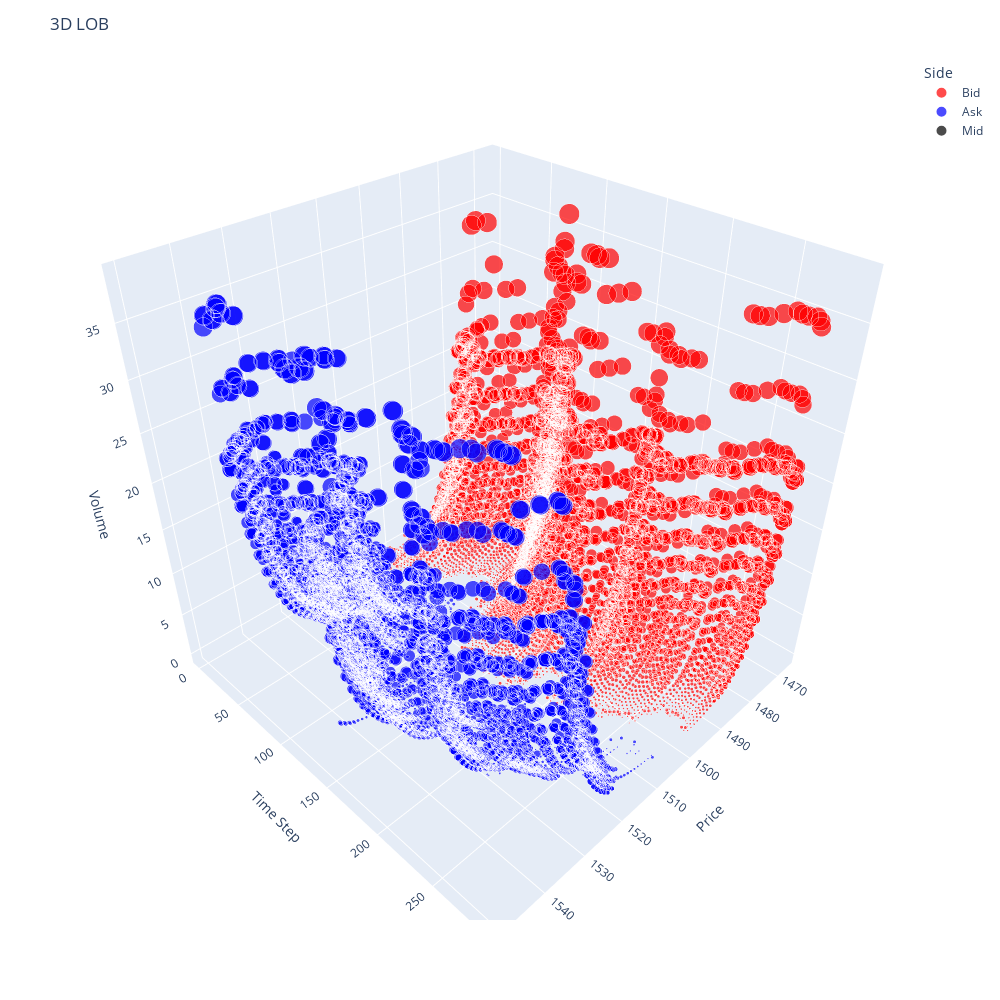

This figure's notebook cell:
### Code cell
experiment.plot_lob()

### Figure 1 — Plotly figure (JSON) as saved in the notebook; plotly's stock layout.template omitted (floating-point values rounded to 4 significant figures; data arrays with more than 128 entries replaced by an {"elided": "..."} marker saying what was removed)
{"data": [{"hovertemplate": "Side=Bid<br>Price=%{x}<br>Time Step=%{y}<br>Volume=%{marker.size}<extra></extra>", "legendgroup": "Bid", "marker": {"color": "red", "size": {"elided": "6602 float values"}, "sizemode": "area", "sizeref": 0.09655, "symbol": "circle"}, "mode": "markers", "name": "Bid", "scene": "scene", "showlegend": true, "type": "scatter3d", "x": {"elided": "6602 float values"}, "y": {"elided": "6602 int values"}, "z": {"elided": "6602 float values"}}, {"hovertemplate": "Side=Ask<br>Price=%{x}<br>Time Step=%{y}<br>Volume=%{marker.size}<extra></extra>", "legendgroup": "Ask", "marker": {"color": "blue", "size": {"elided": "5735 float values"}, "sizemode": "area", "sizeref": 0.09655, "symbol": "circle"}, "mode": "markers", "name": "Ask", "scene": "scene", "showlegend": true, "type": "scatter3d", "x": {"elided": "5735 float values"}, "y": {"elided": "5735 int values"}, "z": {"elided": "5735 float values"}}, {"hovertemplate": "Side=Mid<br>Price=%{x}<br>Time Step=%{y}<br>Volume=%{marker.size}<extra></extra>", "legendgroup": "Mid", "marker": {"color": "black", "size": {"elided": "291 float values"}, "sizemode": "area", "sizeref": 0.09655, "symbol": "circle"}, "mode": "markers", "name": "Mid", "scene": "scene", "showlegend": true, "type": "scatter3d", "x": {"elided": "291 null values"}, "y": {"elided": "291 int values"}, "z": {"elided": "291 float values"}}], "layout": {"autosize": false, "height": 1000, "legend": {"itemsizing": "constant", "title": {"text": "Side"}, "tracegroupgap": 0}, "margin": {"t": 60}, "scene": {"domain": {"x": [0, 1], "y": [0, 1]}, "xaxis": {"title": {"text": "Price"}}, "yaxis": {"title": {"text": "Time Step"}}, "zaxis": {"title": {"text": "Volume"}}}, "title": {"text": "3D LOB"}, "width": 1000}}
